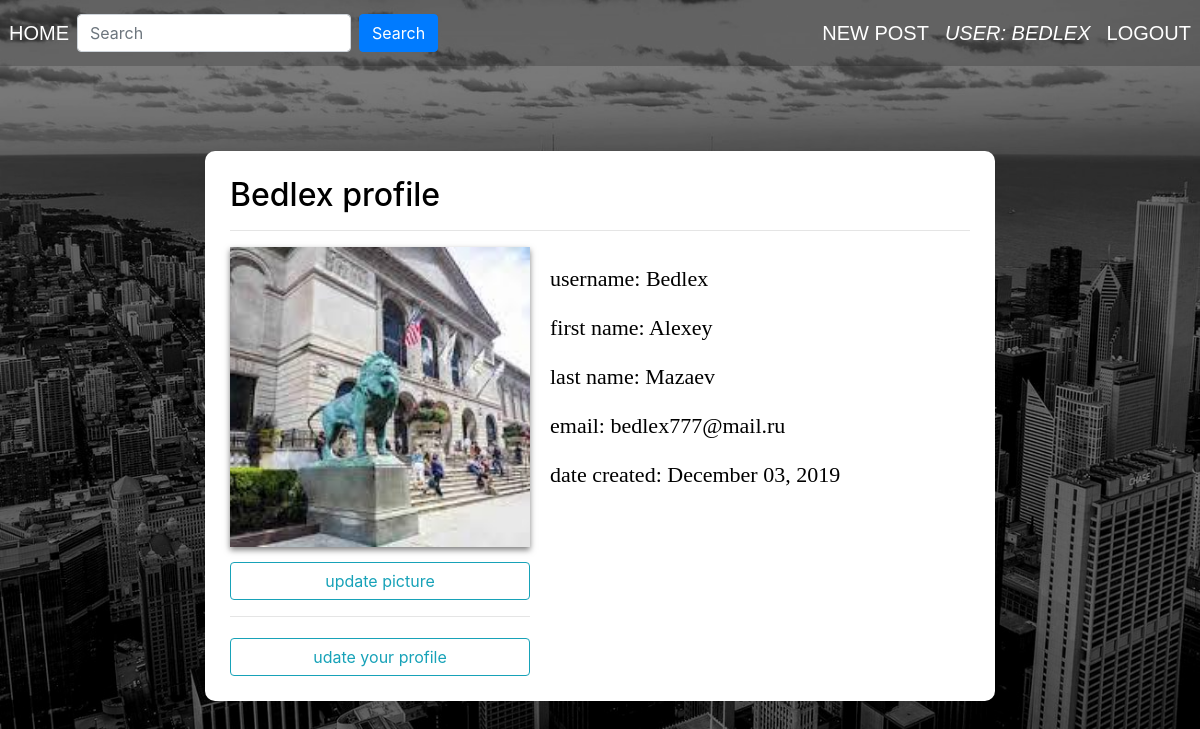
/user/1 (signed in), run on the app's committed database.
### app_base/models.py (models this page shows, shortened)
class User(db.Model,UserMixin):
    id = db.Column(db.Integer, primary_key = True)
    username = db.Column(db.String(100), unique = True, nullable = False)
    firstname = db.Column(db.String(100))
    lastname = db.Column(db.String(100))
    email = db.Column(db.String(150), unique = True ,nullable = False)
    photourl = db.Column(db.String(500))
    password = db.Column(db.String(300), nullable = False)
    date_created = db.Column(db.DateTime, default = datetime.now)
    articles = db.relationship('Article', backref='owner', lazy="dynamic")

### app_base/routes.py (the view)
@app.route("/user/<int:user_id>", methods =["GET","POST"])
@login_required
def user(user_id):
    user = User.query.filter_by(id=user_id).first_or_404()
    if current_user.username == user.username:
        form = EditForm(formdata=request.form, obj=user)
        if request.method == "POST" and form.validate():
            form.populate_obj(post)
            db.session.commit()
    else:
        return redirect(url_for('err401'))
    return render_template("user.html", user = user, form = form)

### app_base/forms.py
class EditForm(FlaskForm):
    username = StringField('user name',validators=[DataRequired(), Length(min = 2, max = 100)])
    firstname = StringField("first name", validators=[DataRequired(), Length(min = 2, max = 100)])
    lastname = StringField("last name", validators=[DataRequired(), Length(min = 2, max = 100)])
    submit = SubmitField('update')

### app_base/models.py (called while the page is built)
@login_manager.user_loader
def load_user(user_id):
    return User.query.get(int(user_id))

### app_base/templates/user.html (shortened to what this page needs)
{% extends "index.html"%}}
{% block content %}
<div class="row ">
  <div class="container-fluid d-flex align-items-center main__container">
    <div class="col-12 content1 clearfix">
          <h2>{{user.username}} profile </h2>
          <hr>
          <div class="containerProfileImage">
            <img class="profileimages" src="{{user.photourl}}" alt="{{user.username}}">
            <br>
            <a class="btn btn-outline-info pictureBtn" href="/load">update picture</a>
            <br>
            <hr>
            <button class="btn btn-outline-info pictureBtn" onclick="update()">udate your profile</button>
          </div>
          <div id="profile">
              <p>username: {{user.username}}</p>
              <p>first name: {{user.firstname}} </p>
              <p>last name: {{user.lastname}} </p>
              <p>email: {{user.email}}</p>
              <p>date created: {{user.date_created.strftime('%B %d, %Y')}}</p>
          </div>
        </div>
    </div>
  </div>
{% endblock content %}

### app_base/templates/index.html (shortened to what this page needs)
<!DOCTYPE html>
<html lang="en">
<head>
  <link rel="stylesheet" href="{{ url_for('static',filename='css/bootstrap.min.css') }}">
  <link rel="stylesheet" href="{{ url_for('static',filename='css/main.css') }}">
</head>
<body>
<div class="row">
  <nav class="navbar navbar-expand-sm nvbr">
    <ul class="navbar-nav justify-content-beetwen">
      <li class="nav-item"><a class ="nav-link" href="{{ url_for("home") }}">home</a></li>
      <form class="form-inline">
      <input class="form-control mr-sm-2" type="search" placeholder="Search" name="search" value="{{ request.args.get('search','') }}" aria-label="Search">
      <button class="btn btn-primary" type="submit">Search</button>
      </form>
    </ul>
    <ul class="navbar-nav ml-auto">
      {% if current_user.is_authenticated: %}
      <li class="nav-item"><a class ="nav-link" href="{{ url_for("post_article") }}">new post</a></li>
       <span class="nav-link user"><a href="/user/{{current_user.id}}">User: {{current_user.username}}</a></span>
      <li class="nav-item"><a class ="nav-link" href="{{ url_for("logout") }}">logout</a></li>
       {% else: %}
       <li class="nav-item"><a class ="nav-link" href="{{ url_for("login") }}">login</a></li>
       <li class="nav-item"><a class ="nav-link" href="{{ url_for("email_confirm") }}">sign up</a></li>
      {% endif %}
        </ul>
  </nav>
</div>
<div class="row justify-content-center">
  <div class="col-12 col-xl-8">
{% block content %}
{% endblock content %}
</div>
</div>
</body>
</html>

### app_base/static/css/main.css (style rules this page uses)
body { background-image: url("../img/Chicago_background_QWE.jpg"); background-repeat: no-repeat; background-size: cover; background-attachment: fixed; color: #fff; }
.nvbr { display:flex; width:100%; margin-bottom: 10px; background-color: rgba(10,10,10,0.2); }
.nav-link { padding:10px 40px; text-decoration: none; color:#fff; text-transform: uppercase; font-family: arial; font-weight: 400; font-size: 20px; transition: 0.3s linear; }
.user { color:#fff; font-weight:100; font-style: italic; font-size: 20px; border-radius: 5px; }
.user a { text-decoration: none; color:#fff; }
.content1 { display:block; margin: 0px 0px 20px 0px; padding: 25px; width: 100%; background-color: #fff; color: black; border-radius: 10px; }
.clearfix { overflow: auto; clear: both; display: table; }
.containerProfileImage { float: left; }
.profileimages { display: inline-block; height: 300px; width: 300px; object-fit: cover; box-shadow: 0 3px 6px rgba(0,0,0,.5); margin-bottom: 10px; }
#profile { width: auto; display: inline-block; font-family: serif; font-weight: 400; margin: 15px 20px; font-size: 22px; fon }
.main__container { width: 100%; height: 90vh; }
.pictureBtn { width:100%; margin-top: 5px; }

### data on the page
User: username "BEDLEX", username "Bedlex", photourl (picture), firstname "Alexey", lastname "Mazaev", email "bedlex777@mail.ru", date_created "December 03, 2019"
